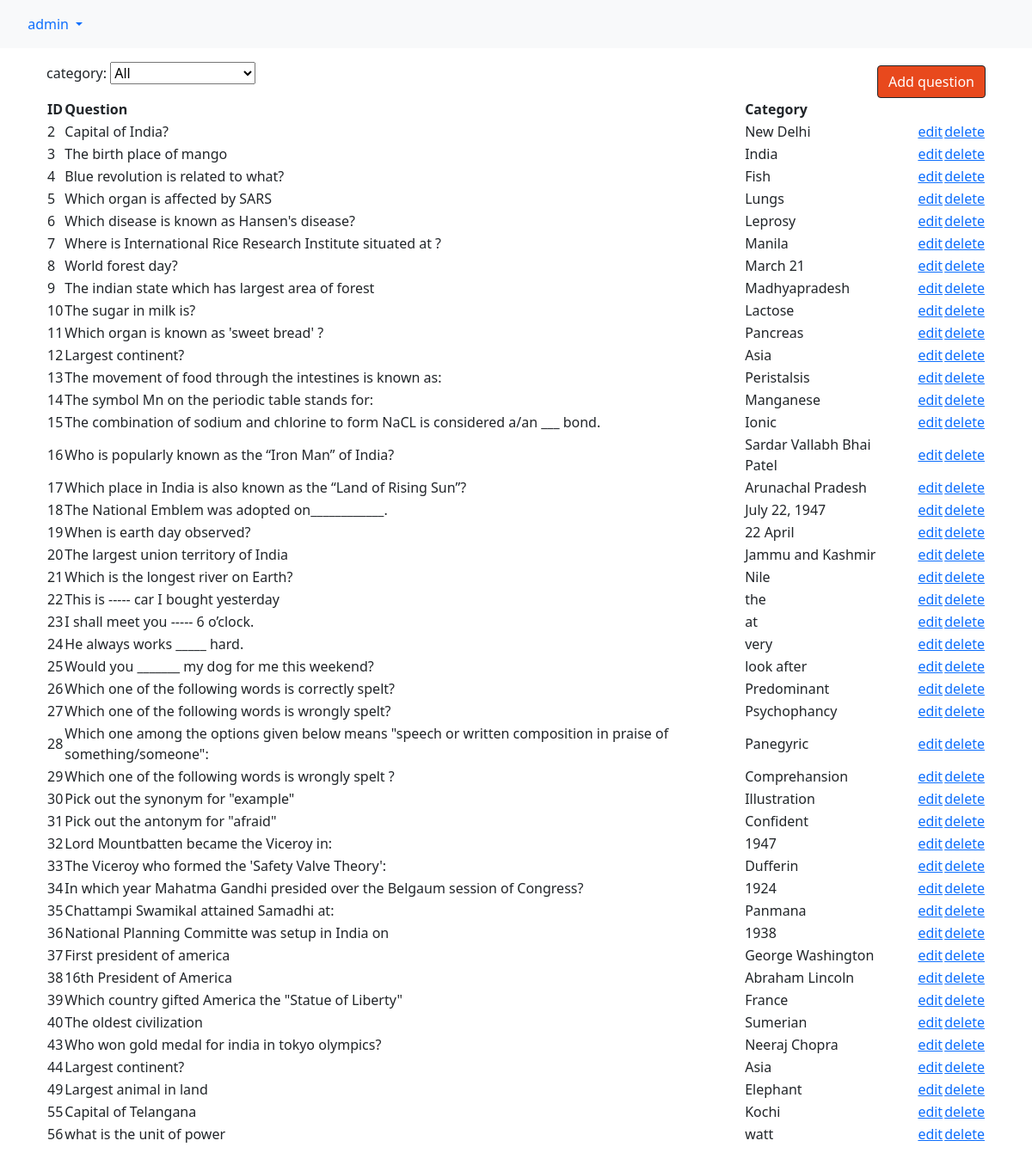
/quiz_master/questions_view (signed in), run on the app's committed database.
### quiz_master/models.py (models this page shows, shortened)
class Question(models.Model):
    question_text = models.CharField(max_length=200)
    choice_1 = models.CharField(max_length=200)
    choice_2 = models.CharField(max_length=200)
    choice_3 = models.CharField(max_length=200)
    choice_4 = models.CharField(max_length=200)
    answer   = models.CharField(max_length=200)
    category = models.CharField(max_length=200,default='General Knowledge',choices=SUBJECT_CHOICES)
    level = models.CharField(max_length=200,default='Easy',choices=QUESTION_LEVEL)
    created = models.DateTimeField(auto_now_add=True)
    updated = models.DateTimeField(auto_now=True)

### quiz_master/views.py (the view)
# urls.py: path('questions_view',views.questions_view,name='questions_view'),
@permission_required('quiz_master.add_question')
def questions_view(request):
	question_list=Question.objects.all()
	length=len(question_list)
	context={'question_list':question_list,'length':length,'category_list':SUBJECT_LIST}
	return render(request, 'quiz_master/questions_view.html', context)

### quiz_master/templates/quiz_master/questions_view.html (shortened to what this page needs)
{% extends "base.html" %}
{% load static %}
{% load crispy_forms_tags %}
{% block content %}
<section id="question_form">
	<div class="container" >
	<a href="{% url 'quiz_master:add_question' %}" style="float:right;" ><button class="btn btn-dark mt-1">Add question</button></a>
	category: <select id="category"><option>All</option>{%for category in category_list %}<option>{{category}}</option>{% endfor %}</select>
	<table border="0" style="min-width:100%;">
		<th>ID</th>
		<th>Question</th>
		<th>Category</th>
		{% for question in question_list%}
		<tr class="{{question.category}}"><td>{{question.id}}</td>
				<td>{{question.question_text}}</td>
				<td>{{question.answer}}</td>
				<td style="padding-left:20px;"><a href="{% url 'quiz_master:change_question' question.id %}">edit</a></td>
				<td><a href="{% url 'quiz_master:delete_question' question.id %}" onclick="return confirm('Are you sure you want to delete this question')">delete</a></td>
		</tr>
		{%endfor%}
	</table>
	</div>
</section>
{% endblock content %}

### templates/navbar.html (shortened to what this page needs)
{% load static %}
<nav class="navbar navbar-expand-lg navbar-light bg-light">
  <div class="container-fluid">
    {% if request.user.is_authenticated %}
      <div class="nav-item dropdown">
        <div class="nav-link dropdown-toggle" id="navbarDropdownMenuLink" role="button" data-bs-toggle="dropdown" aria-expanded="false">
          <img src="" class="">&nbsp;{{request.user}}
        </div>
      </div>
    {% endif %}
  </div>
</nav>

### static/style.css (style rules this page uses)
button { background-color: #e8491d !important }

### data on the page
Question: id "2", question_text "Capital of India?", answer "New Delhi"
Question: id "3", question_text "The birth place of mango", answer "India"
Question: id "4", question_text "Blue revolution is related to what?", answer "Fish"
Question: id "5", question_text "Which organ is affected by SARS", answer "Lungs"
Question: id "6", question_text "Which disease is known as Hansen's disease?", answer "Leprosy"
Question: id "7", question_text "Where is International Rice Research Institute situated at ?", answer "Manila"
Question: id "8", question_text "World forest day?", answer "March 21"
Question: id "9", question_text "The indian state which has largest area of forest", answer "Madhyapradesh"
Question: id "10", question_text "The sugar in milk is?", answer "Lactose"
Question: id "11", question_text "Which organ is known as 'sweet bread' ?", answer "Pancreas"
Question: id "12", question_text "Largest continent?", answer "Asia"
Question: id "13", question_text "The movement of food through the intestines is known as:", answer "Peristalsis"
Question: id "14", question_text "The symbol Mn on the periodic table stands for:", answer "Manganese"
Question: id "15", question_text "The combination of sodium and chlorine to form NaCL is considered a/an ___ bond.", answer "Ionic"
Question: id "16", question_text "Who is popularly known as the “Iron Man” of India?", answer "Sardar Vallabh Bhai Patel"
Question: id "17", question_text "Which place in India is also known as the “Land of Rising Sun”?", answer "Arunachal Pradesh"
Question: id "18", question_text "The National Emblem was adopted on____________.", answer "July 22, 1947"
Question: id "19", question_text "When is earth day observed?", answer "22 April"
Question: id "20", question_text "The largest union territory of India", answer "Jammu and Kashmir"
Question: id "21", question_text "Which is the longest river on Earth?", answer "Nile"
Question: id "22", question_text "This is ----- car I bought yesterday", answer "the"
Question: id "23", question_text "I shall meet you ----- 6 o’clock.", answer "at"
Question: id "24", question_text "He always works _____ hard.", answer "very"
Question: id "25", question_text "Would you _______ my dog for me this weekend?", answer "look after"
Question: id "26", question_text "Which one of the following words is correctly spelt?", answer "Predominant"
Question: id "27", question_text "Which one of the following words is wrongly spelt?", answer "Psychophancy"
Question: id "28", question_text "Which one among the options given below means \"speech or written composition in praise of something/someone\":", answer "Panegyric"
Question: id "29", question_text "Which one of the following words is wrongly spelt ?", answer "Comprehansion"
Question: id "30", question_text "Pick out the synonym for \"example\"", answer "Illustration"
Question: id "31", question_text "Pick out the antonym for \"afraid\"", answer "Confident"
Question: id "32", question_text "Lord Mountbatten became the Viceroy in:", answer "1947"
Question: id "33", question_text "The Viceroy who formed the 'Safety Valve Theory':", answer "Dufferin"
Question: id "34", question_text "In which year Mahatma Gandhi presided over the Belgaum session of Congress?", answer "1924"
Question: id "35", question_text "Chattampi Swamikal attained Samadhi at:", answer "Panmana"
Question: id "36", question_text "National Planning Committe was setup in India on", answer "1938"
Question: id "37", question_text "First president of america", answer "George Washington"
Question: id "38", question_text "16th President of America", answer "Abraham Lincoln"
Question: id "39", question_text "Which country gifted America the \"Statue of Liberty\"", answer "France"
Question: id "40", question_text "The oldest civilization", answer "Sumerian"
Question: id "43", question_text "Who won gold medal for india in tokyo olympics?", answer "Neeraj Chopra"
Question: id "44", question_text "Largest continent?", answer "Asia"
Question: id "49", question_text "Largest animal in land", answer "Elephant"
Question: id "55", question_text "Capital of Telangana", answer "Kochi"
Question: id "56", question_text "what is the unit of power", answer "watt"

### other printed values
{{ request.user }} "admin"
